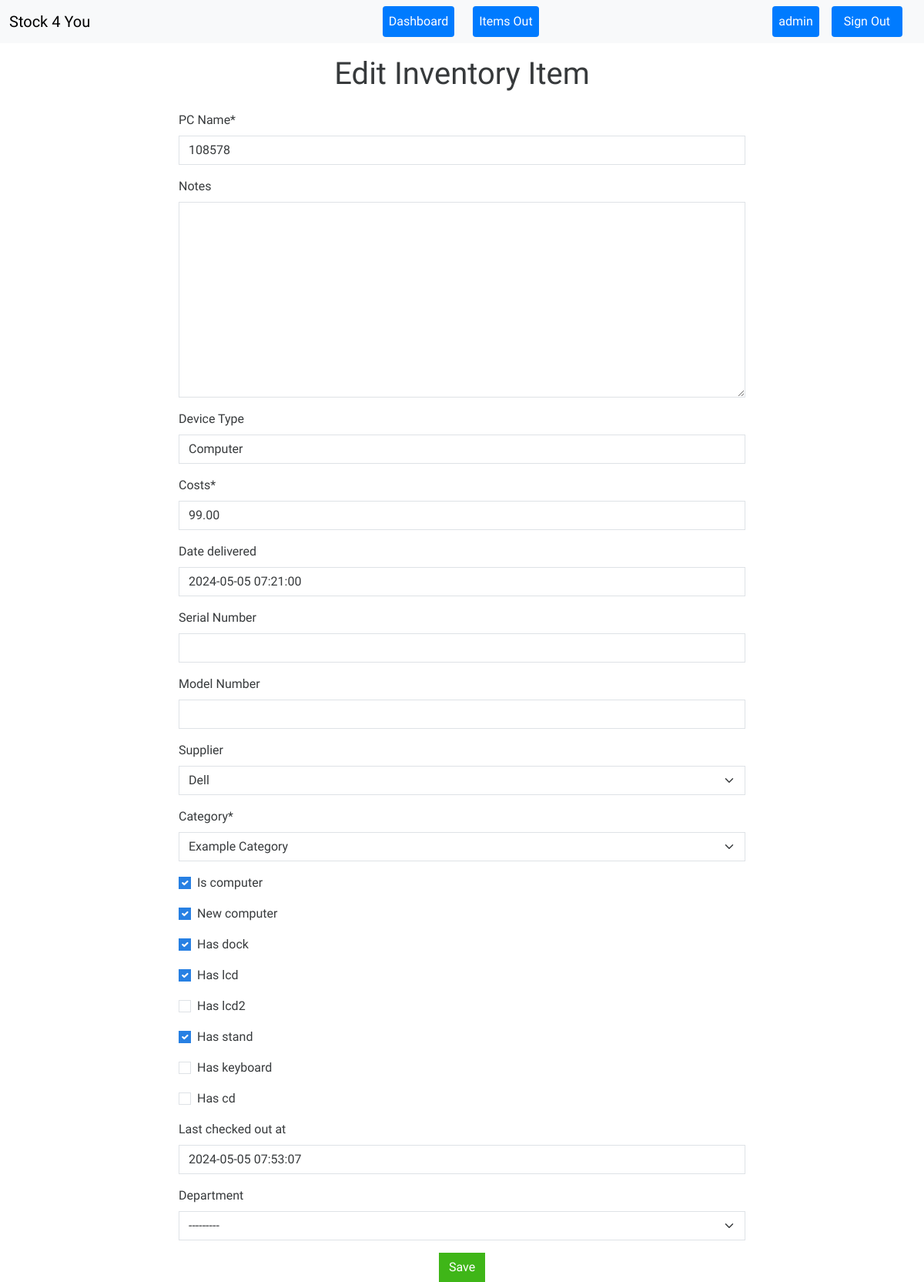
/edit-item/77/ (signed in), run on the app's committed database.
### inventory/models.py (models this page shows, shortened)
class InventoryItem(models.Model):
    pc_name = models.CharField(max_length=255)
    user = models.ForeignKey(User, on_delete=models.CASCADE, null=True, blank=True)
    notes = models.TextField(blank=True, default='')
    device_type = models.CharField(max_length=50, default='Laptop')
    category = models.ForeignKey(Category, on_delete=models.CASCADE, null=True)
    costs = models.DecimalField(max_digits=8, decimal_places=2, default=0.00)
    new_computer = models.BooleanField(default=False)
    date_delivered = models.DateTimeField(blank=True, null=True, default=timezone.now)
    is_computer = models.BooleanField(default=False)
    has_dock = models.BooleanField(default=False)
    has_lcd = models.BooleanField(default=False)
    has_lcd2 = models.BooleanField(default=False)
    has_stand = models.BooleanField(default=False)
    has_keyboard = models.BooleanField(default=False)
    has_cd = models.BooleanField(default=False)
    serial_number = models.CharField(max_length=200)
    model_number = models.CharField(max_length=200, null=True)
    supplier = models.ForeignKey(Supplier, on_delete=models.SET_NULL, null=True)
    is_checked_out = models.BooleanField(default=False)
    last_checked_out_by = models.ForeignKey(User, related_name='last_checked_out_items', on_delete=models.SET_NULL, null=True, blank=True)
    last_checked_out_at = models.DateTimeField(null=True, blank=True)
    class Meta:
        permissions = [
            ("can_checkout_items", "Can check out items"),
        ]

class Department(models.Model):
    department = models.CharField(max_length=200, blank=True, null=True)
    class Meta:
        verbose_name = 'department'
        verbose_name_plural = 'departments'
    def __str__(self):
        return self.department

### inventory/views.py (the view, shortened to what this page needs)
# urls.py: path('edit-item/<int:pk>/', EditItem.as_view(), name='edit-item'),
class EditItem(LoginRequiredMixin, UpdateView):
    model = InventoryItem
    form_class = InventoryItemForm
    template_name = 'inventory/item_form.html'
    success_url = reverse_lazy('dashboard')
    def get_object(self, queryset=None):
        pk = self.kwargs.get('pk')
        return get_object_or_404(InventoryItem, pk=pk, user=self.request.user)

### inventory/forms.py
class InventoryItemForm(forms.ModelForm):
    category = forms.ModelChoiceField(queryset=Category.objects.all(), initial=0)
    department = forms.ModelChoiceField(queryset=Department.objects.all(), required=False)
    supplier = forms.ModelChoiceField(queryset=Supplier.objects.all(), required=False)
    pc_name = forms.CharField(label='PC Name')
    serial_number = forms.CharField(required=False, label='Serial Number')
    model_number = forms.CharField(required=False, label='Model Number')
    device_type = forms.CharField(required=False, label='Device Type')
    class Meta:
        model = InventoryItem
        fields = [
            'pc_name', #'domain_user', 'department',
            'notes',  'device_type',
            'costs', 'date_delivered', 'serial_number', 'model_number', 'supplier',
            'category', 'is_computer', 'new_computer', 'has_dock', 'has_lcd', 'has_lcd2',
            'has_stand', 'has_keyboard', 'has_cd', 'last_checked_out_at'
        ]

### inventory/models.py (called while the page is built)
    def __str__(self):
        return self.name

    def __str__(self):
        return self.name

### inventory/templates/inventory/item_form.html (shortened to what this page needs)
{% extends 'inventory/base.html' %}
{% load crispy_forms_tags %}
{% load static %}
{% block content %}
<div class="container mt-3">
    <div class="text-center mb-4">
        <h1>{% if form.instance.pk %}Edit Inventory Item{% else %}Add Inventory Item{% endif %}</h1>
    </div>
    <div class="row justify-content-center">
        <div class="col-md-8">
            <div id="input-box-section">
                <form method="POST" id="itemForm">
                    {{ form|crispy }}
                    <div class="mt-3 text-center">
                        {% if form.instance.pk %}
                            <button type="submit" name="action" value="save" class="btn btn-success">Save</button>
                        {% else %}
                            <button type="submit" name="action" value="add" class="btn btn-primary">Add Item</button>
                        {% endif %}
                    </div>
                </form>
            </div>
        </div>
    </div>
</div>
{% endblock content %}

### inventory/templates/inventory/navagation.html (shortened to what this page needs)
<nav class="navbar navbar-expand-lg bg-light">
    <div class="container-fluid">
        <a class="navbar-brand" href="{% url 'index' %}">Stock 4 You</a>
        <div class="collapse navbar-collapse" id="navbarNav">
            <ul class="navbar-nav mx-auto mb-2 mb-lg-0" style="padding-left: 60px;">
                {% if user.is_authenticated %}
                    <li class="nav-item me-4">
                        <a class="btn btn-primary nav-link" href="{% url 'dashboard' %}">Dashboard</a>
                    </li>
                    <li class="nav-item">
                        <a class="btn btn-primary nav-link" href="{% url 'checked-out-items' %}">Items Out</a>
                    </li>
                {% endif %}
            </ul>
            <ul class="navbar-nav ms-auto mb-2 mb-lg-0">
                {% if user.is_authenticated %}
                    <li class="nav-item me-3">
                        <a class="nav-link" href="#">{{ user.username }}</a>
                    </li>
                    <li class="nav-item me-3">
                        <form action="{% url 'logout' %}" method="post" style="display: inline;">
                            <button type="submit" class="btn btn-primary nav-link" style="border: none; background: 0056b3; padding: 0.5rem 1rem;">Sign Out</button>
                        </form>
                    </li>
                {% endif %}
            </ul>
        </div>
    </div>
</nav>

### data on the page
InventoryItem: pc_name "108578", device_type "Computer", costs "99.00", date_delivered "2024-05-05 07:21:00", supplier "Dell", category "Example Category", is_computer "☑", new_computer "☑", has_dock "☑", has_lcd "☑", has_stand "☑", last_checked_out_at "2024-05-05 07:53:07"
Department: department "---------"

### other printed values
{{ user.username }} "admin"
